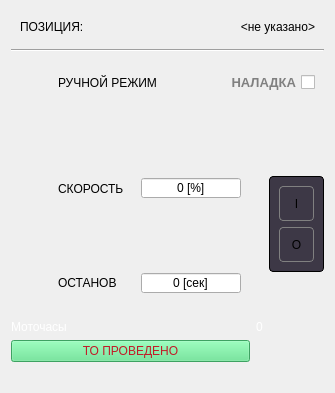
<?xml version="1.0" encoding="UTF-8"?>
<ui version="4.0">
 <class>ExGearFQ</class>
 <widget class="QDialog" name="ExGearFQ">
  <property name="windowModality">
   <enum>Qt::ApplicationModal</enum>
  </property>
  <property name="geometry">
   <rect>
    <x>0</x>
    <y>0</y>
    <width>335</width>
    <height>393</height>
   </rect>
  </property>
  <property name="windowTitle">
   <string>Управление ЧП</string>
  </property>
  <property name="styleSheet">
   <string notr="true">#centralwidget,#ExGearFQ,QWidget[style=&quot;content&quot;]
{
	background-color: rgb(94, 92, 100);
}
QStackedWidget
{
	padding-top: 5px;
}
#console
{
	background-color: rgb(61, 56, 70);
	border: 1px solid black;
	border-radius: 4px;
}
QAbstractButton:flat
{
	border: 1px solid gray;
	border-radius: 4px;
}
QAbstractButton:flat:pressed
{
	background-color: green;
}
QAbstractButton:flat[style=&quot;open&quot;]
{
	image: url(:/concrete/stop.png);
}
QAbstractButton:flat:pressed[style=&quot;open&quot;]
{
	image: url(:/concrete/down.png);
}
QAbstractButton:flat:checked[style=&quot;open&quot;]
{
	image: url(:/concrete/down.png);
}
QLabel[style=&quot;huge&quot;]
{
	font-size: 20pt;
	font-weight: bold;
	color: white;
}
QLabel[style=&quot;gigantic&quot;]
{
	font-size: 32pt;
	font-weight: bold;
	color: white;
}

QLabel[style=&quot;badge&quot;]
{
	border: 1px solid red;
	background-color: rgba(0,0,0,100);
	color: white;
	border-radius: 4px;
}
QLabel[style=&quot;vodoley-status&quot;]
{
	border: none;
	background-color: rgb(98, 160, 234);
	color: white;
	border-radius: 4px;
	font-weight: bold;
	font-size: 9pt;
	padding: 8px;
}
QLabel[style='hint']
{
	color: lightGray;
	font-weight: bold;
	font-size: 10pt;
}
QLabel[style='tips']
{
	color: lightGray;
	font-size: 7pt;
}
QLabel[style='sys']
{
	color: yellow;
	font-size: 7pt;
}
QGroupBox[style=&quot;vodoley&quot;]
{
	background-color: rgb(94, 92, 100);
	border: 1px solid gray;
}
QAbstractButton:flat[style=&quot;danger&quot;]
{
	background-color: rgba(224, 27, 36,80);
	color: lightGray;
}
QAbstractButton:flat::checked[style=&quot;danger&quot;]
{
	background-color: rgba(224, 27, 36,255);
	color: white;
}
QAbstractButton:flat[style=&quot;warning&quot;]
{
	background-color: rgba(46, 194, 126,80);
	color: lightGray;
}
QAbstractButton:flat::checked[style=&quot;warning&quot;]
{
	background-color: rgb(46, 194, 126);
	color: white;
}
QCheckBox
{
	font-weight: bold;
	font-size: 10pt;
}

QCheckBox:checked
{
	color: lightGray;
}
QCheckBox:unchecked
{
	color: gray;
}</string>
  </property>
  <property name="modal">
   <bool>true</bool>
  </property>
  <property name="prefix" stdset="0">
   <string>SIEVER</string>
  </property>
  <layout class="QGridLayout" name="gridLayout">
   <item row="7" column="0">
    <widget class="QLabel" name="label_2">
     <property name="styleSheet">
      <string notr="true">color: rgb(255, 255, 255);</string>
     </property>
     <property name="text">
      <string>Моточасы</string>
     </property>
    </widget>
   </item>
   <item row="2" column="0" colspan="3">
    <widget class="QWidget" name="row_4" native="true">
     <layout class="QHBoxLayout" name="horizontalLayout_4">
      <item>
       <widget class="QLabel" name="icon_sp_4">
        <property name="minimumSize">
         <size>
          <width>32</width>
          <height>32</height>
         </size>
        </property>
        <property name="maximumSize">
         <size>
          <width>32</width>
          <height>32</height>
         </size>
        </property>
        <property name="text">
         <string/>
        </property>
        <property name="pixmap">
         <pixmap resource="../resources.qrc">:/TREPEL/resources/hand.png</pixmap>
        </property>
        <property name="scaledContents">
         <bool>true</bool>
        </property>
       </widget>
      </item>
      <item>
       <widget class="QLabel" name="hint_fq_3">
        <property name="text">
         <string>РУЧНОЙ РЕЖИМ</string>
        </property>
        <property name="style" stdset="0">
         <string>hint</string>
        </property>
       </widget>
      </item>
      <item>
       <widget class="QCheckBox" name="checkBox">
        <property name="layoutDirection">
         <enum>Qt::RightToLeft</enum>
        </property>
        <property name="text">
         <string>НАЛАДКА</string>
        </property>
       </widget>
      </item>
     </layout>
    </widget>
   </item>
   <item row="8" column="2">
    <widget class="QLabel" name="label_4">
     <property name="text">
      <string/>
     </property>
     <property name="pixmap">
      <pixmap resource="../resources.qrc">:/TREPEL/tools_changed.png</pixmap>
     </property>
    </widget>
   </item>
   <item row="4" column="0">
    <widget class="QStackedWidget" name="stackedWidget">
     <property name="currentIndex">
      <number>1</number>
     </property>
     <widget class="QWidget" name="page_1">
      <property name="style" stdset="0">
       <string>content</string>
      </property>
      <layout class="QVBoxLayout" name="verticalLayout">
       <property name="leftMargin">
        <number>0</number>
       </property>
       <property name="topMargin">
        <number>0</number>
       </property>
       <property name="rightMargin">
        <number>0</number>
       </property>
       <property name="bottomMargin">
        <number>0</number>
       </property>
       <item>
        <widget class="QWidget" name="row_5" native="true">
         <layout class="QHBoxLayout" name="horizontalLayout_5">
          <item>
           <widget class="QLabel" name="icon_sp">
            <property name="minimumSize">
             <size>
              <width>32</width>
              <height>32</height>
             </size>
            </property>
            <property name="maximumSize">
             <size>
              <width>32</width>
              <height>32</height>
             </size>
            </property>
            <property name="text">
             <string/>
            </property>
            <property name="pixmap">
             <pixmap resource="../resources.qrc">:/TREPEL/resources/speed.png</pixmap>
            </property>
            <property name="scaledContents">
             <bool>true</bool>
            </property>
           </widget>
          </item>
          <item>
           <widget class="QLabel" name="hint_sp">
            <property name="text">
             <string>ПУСК</string>
            </property>
            <property name="style" stdset="0">
             <string>hint</string>
            </property>
           </widget>
          </item>
          <item alignment="Qt::AlignRight">
           <widget class="QSpinBox" name="sp">
            <property name="minimumSize">
             <size>
              <width>100</width>
              <height>0</height>
             </size>
            </property>
            <property name="maximumSize">
             <size>
              <width>100</width>
              <height>16777215</height>
             </size>
            </property>
            <property name="alignment">
             <set>Qt::AlignCenter</set>
            </property>
            <property name="buttonSymbols">
             <enum>QAbstractSpinBox::NoButtons</enum>
            </property>
            <property name="suffix">
             <string> [%]</string>
            </property>
            <property name="maximum">
             <number>100</number>
            </property>
           </widget>
          </item>
         </layout>
        </widget>
       </item>
      </layout>
     </widget>
     <widget class="QWidget" name="page_2">
      <property name="style" stdset="0">
       <string>content</string>
      </property>
      <layout class="QVBoxLayout" name="verticalLayout_2">
       <property name="leftMargin">
        <number>0</number>
       </property>
       <property name="topMargin">
        <number>0</number>
       </property>
       <property name="rightMargin">
        <number>0</number>
       </property>
       <property name="bottomMargin">
        <number>0</number>
       </property>
       <item>
        <widget class="QWidget" name="row_2" native="true">
         <layout class="QHBoxLayout" name="horizontalLayout_2">
          <item>
           <widget class="QLabel" name="icon_sp_2">
            <property name="minimumSize">
             <size>
              <width>32</width>
              <height>32</height>
             </size>
            </property>
            <property name="maximumSize">
             <size>
              <width>32</width>
              <height>32</height>
             </size>
            </property>
            <property name="text">
             <string/>
            </property>
            <property name="pixmap">
             <pixmap resource="../resources.qrc">:/TREPEL/resources/speed.png</pixmap>
            </property>
            <property name="scaledContents">
             <bool>true</bool>
            </property>
           </widget>
          </item>
          <item>
           <widget class="QLabel" name="hint_fq">
            <property name="text">
             <string>СКОРОСТЬ</string>
            </property>
            <property name="style" stdset="0">
             <string>hint</string>
            </property>
           </widget>
          </item>
          <item alignment="Qt::AlignRight">
           <widget class="QSpinBox" name="fq">
            <property name="minimumSize">
             <size>
              <width>100</width>
              <height>0</height>
             </size>
            </property>
            <property name="maximumSize">
             <size>
              <width>100</width>
              <height>16777215</height>
             </size>
            </property>
            <property name="alignment">
             <set>Qt::AlignCenter</set>
            </property>
            <property name="buttonSymbols">
             <enum>QAbstractSpinBox::NoButtons</enum>
            </property>
            <property name="suffix">
             <string> [%]</string>
            </property>
            <property name="maximum">
             <number>100</number>
            </property>
           </widget>
          </item>
         </layout>
        </widget>
       </item>
      </layout>
     </widget>
    </widget>
   </item>
   <item row="1" column="0" colspan="3">
    <widget class="Line" name="line">
     <property name="orientation">
      <enum>Qt::Horizontal</enum>
     </property>
    </widget>
   </item>
   <item row="3" column="2" rowspan="5" alignment="Qt::AlignVCenter">
    <widget class="QFrame" name="console">
     <property name="minimumSize">
      <size>
       <width>55</width>
       <height>96</height>
      </size>
     </property>
     <property name="maximumSize">
      <size>
       <width>55</width>
       <height>16777215</height>
      </size>
     </property>
     <property name="frameShape">
      <enum>QFrame::StyledPanel</enum>
     </property>
     <layout class="QVBoxLayout" name="verticalLayout_15">
      <item>
       <widget class="QPushButton" name="on">
        <property name="sizePolicy">
         <sizepolicy hsizetype="Minimum" vsizetype="Preferred">
          <horstretch>0</horstretch>
          <verstretch>0</verstretch>
         </sizepolicy>
        </property>
        <property name="cursor">
         <cursorShape>PointingHandCursor</cursorShape>
        </property>
        <property name="text">
         <string>I</string>
        </property>
        <property name="flat">
         <bool>true</bool>
        </property>
        <property name="style" stdset="0">
         <string>warning</string>
        </property>
       </widget>
      </item>
      <item>
       <widget class="QPushButton" name="off">
        <property name="sizePolicy">
         <sizepolicy hsizetype="Minimum" vsizetype="Preferred">
          <horstretch>0</horstretch>
          <verstretch>0</verstretch>
         </sizepolicy>
        </property>
        <property name="cursor">
         <cursorShape>PointingHandCursor</cursorShape>
        </property>
        <property name="text">
         <string>O</string>
        </property>
        <property name="flat">
         <bool>true</bool>
        </property>
        <property name="style" stdset="0">
         <string>danger</string>
        </property>
       </widget>
      </item>
     </layout>
    </widget>
   </item>
   <item row="0" column="0" colspan="3">
    <widget class="QWidget" name="row_1" native="true">
     <layout class="QHBoxLayout" name="horizontalLayout">
      <item>
       <widget class="QLabel" name="hint_name">
        <property name="text">
         <string>ПОЗИЦИЯ:</string>
        </property>
        <property name="style" stdset="0">
         <string>hint</string>
        </property>
       </widget>
      </item>
      <item>
       <widget class="QLabel" name="name">
        <property name="minimumSize">
         <size>
          <width>100</width>
          <height>0</height>
         </size>
        </property>
        <property name="text">
         <string>&lt;не указано&gt;</string>
        </property>
        <property name="alignment">
         <set>Qt::AlignRight|Qt::AlignTrailing|Qt::AlignVCenter</set>
        </property>
        <property name="style" stdset="0">
         <string>hint</string>
        </property>
       </widget>
      </item>
     </layout>
    </widget>
   </item>
   <item row="10" column="0" colspan="3">
    <widget class="QLabel" name="label">
     <property name="styleSheet">
      <string notr="true">color: rgb(246, 245, 244);</string>
     </property>
     <property name="text">
      <string/>
     </property>
     <property name="alignment">
      <set>Qt::AlignCenter</set>
     </property>
    </widget>
   </item>
   <item row="5" column="0">
    <widget class="QWidget" name="row_3" native="true">
     <layout class="QHBoxLayout" name="horizontalLayout_3">
      <item>
       <widget class="QLabel" name="icon_sp_3">
        <property name="minimumSize">
         <size>
          <width>32</width>
          <height>32</height>
         </size>
        </property>
        <property name="maximumSize">
         <size>
          <width>32</width>
          <height>32</height>
         </size>
        </property>
        <property name="text">
         <string/>
        </property>
        <property name="pixmap">
         <pixmap resource="../resources.qrc">:/TREPEL/resources/timer.png</pixmap>
        </property>
        <property name="scaledContents">
         <bool>true</bool>
        </property>
       </widget>
      </item>
      <item>
       <widget class="QLabel" name="hint_fq_2">
        <property name="text">
         <string>ОСТАНОВ</string>
        </property>
        <property name="style" stdset="0">
         <string>hint</string>
        </property>
       </widget>
      </item>
      <item alignment="Qt::AlignRight">
       <widget class="QSpinBox" name="fq_2">
        <property name="minimumSize">
         <size>
          <width>100</width>
          <height>0</height>
         </size>
        </property>
        <property name="maximumSize">
         <size>
          <width>100</width>
          <height>16777215</height>
         </size>
        </property>
        <property name="alignment">
         <set>Qt::AlignCenter</set>
        </property>
        <property name="buttonSymbols">
         <enum>QAbstractSpinBox::NoButtons</enum>
        </property>
        <property name="suffix">
         <string> [сек]</string>
        </property>
        <property name="maximum">
         <number>100</number>
        </property>
       </widget>
      </item>
     </layout>
    </widget>
   </item>
   <item row="8" column="0">
    <widget class="QPushButton" name="pushButton">
     <property name="styleSheet">
      <string notr="true">background-color: rgb(87, 227, 137);
color: rgb(192, 28, 40);</string>
     </property>
     <property name="text">
      <string>ТО ПРОВЕДЕНО</string>
     </property>
    </widget>
   </item>
   <item row="7" column="1">
    <widget class="QLabel" name="label_3">
     <property name="styleSheet">
      <string notr="true">color: rgb(255, 255, 255);</string>
     </property>
     <property name="text">
      <string>0</string>
     </property>
    </widget>
   </item>
  </layout>
 </widget>
 <resources>
  <include location="../resources.qrc"/>
 </resources>
 <connections/>
</ui>
